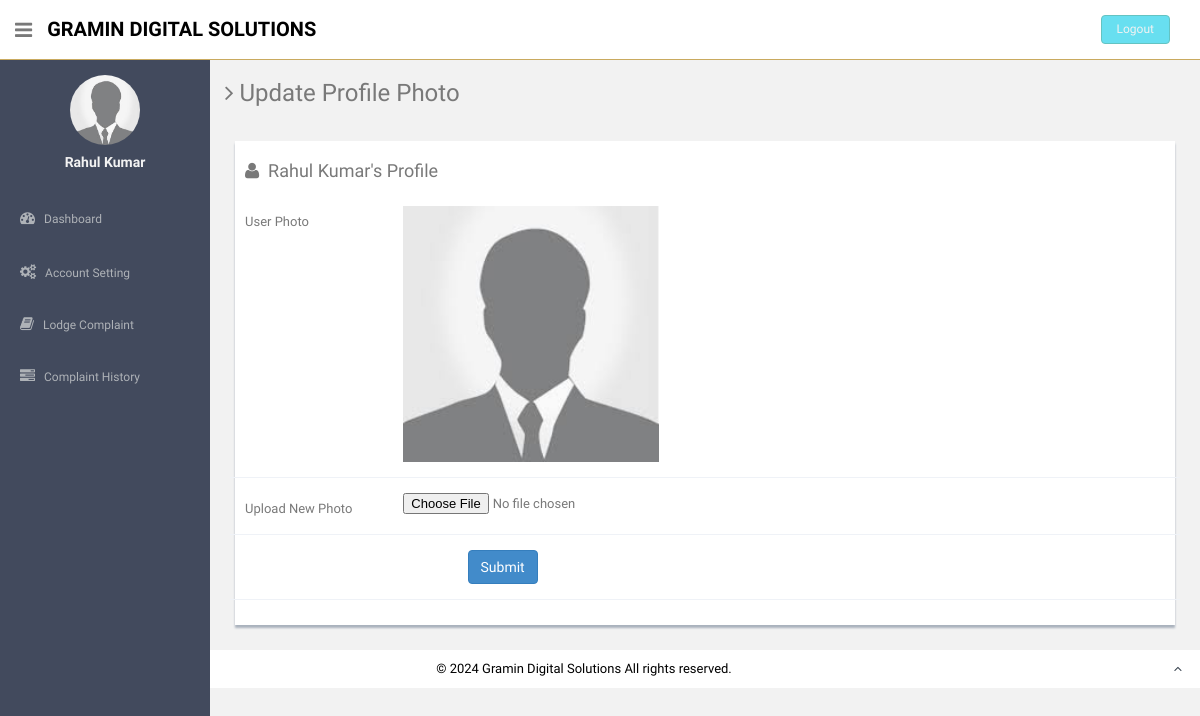
Page /users/update-image.php (signed in) on the committed database.
### tables this page shows
CREATE TABLE IF NOT EXISTS `users` (
  `id` int(11) NOT NULL AUTO_INCREMENT,
  `fullName` varchar(255) DEFAULT NULL,
  `userEmail` varchar(255) DEFAULT NULL,
  `password` varchar(255) DEFAULT NULL,
  `contactNo` bigint(11) DEFAULT NULL,
  `address` tinytext DEFAULT NULL,
  `State` varchar(255) DEFAULT NULL,
  `country` varchar(255) DEFAULT NULL,
  `pincode` int(6) DEFAULT NULL,
  `userImage` varchar(255) DEFAULT NULL,
  `regDate` timestamp NOT NULL DEFAULT current_timestamp(),
  `updationDate` timestamp NULL DEFAULT '0000-00-00 00:00:00' ON UPDATE current_timestamp(),
  `status` int(1) DEFAULT NULL,
  PRIMARY KEY (`id`)
);

### users/update-image.php (the view, shortened to what this page needs)
<?php
include('includes/config.php');
if(strlen($_SESSION['login'])==0)
  {
header('location:index.php');
}
else{
?>
<!DOCTYPE html>
<html lang="en">
  <head>
    <link href="assets/css/bootstrap.css" rel="stylesheet">
    <link href="assets/font-awesome/css/font-awesome.css" rel="stylesheet" />
    <link rel="stylesheet" type="text/css" href="assets/js/bootstrap-datepicker/css/datepicker.css" />
    <link rel="stylesheet" type="text/css" href="assets/js/bootstrap-daterangepicker/daterangepicker.css" />
    <link href="assets/css/style.css" rel="stylesheet">
    <link href="assets/css/style-responsive.css" rel="stylesheet">
  </head>
  <body>
  <section id="container" >
     <?php include("includes/header.php");?>
      <?php include("includes/sidebar.php");?>
      <section id="main-content">
          <section class="wrapper">
          	<h3><i class="fa fa-angle-right"></i> Update  Profile Photo</h3>
          	<div class="row mt">
          		<div class="col-lg-12">
                  <div class="form-panel">
 <?php $query=mysqli_query($con,"select * from users where userEmail='".$_SESSION['login']."'");
 while($row=mysqli_fetch_array($query))
 {
 ?>
  <h4 class="mb"><i class="fa fa-user"></i>&nbsp;&nbsp;<?php echo htmlentities($row['fullName']);?>'s Profile</h4>
                      <form class="form-horizontal style-form" enctype="multipart/form-data"  method="post" name="profile" >
<div class="form-group">
<label class="col-sm-2 col-sm-2 control-label">User Photo</label>
<div class="col-sm-4">
<?php $userphoto=$row['userImage'];
if($userphoto==""):
?>
<img src="userimages/noimage.png" width="256" height="256" >
<?php else:?>
	<img src="userimages/<?php echo htmlentities($userphoto);?>" width="256" height="256">
<?php endif;?>
</div>
</div>
<div class="form-group">
<label class="col-sm-2 col-sm-2 control-label">Upload New Photo</label>
<div class="col-sm-4">
<input type="file" name="image"  required />
</div>
</div>
<?php } ?>
                          <div class="form-group">
                           <div class="col-sm-10" style="padding-left:25% ">
<button type="submit" name="submit" class="btn btn-primary">Submit</button>
</div>
</div>
                          </form>
                          </div>
                          </div>
                          </div>
		</section>
      </section>
    <?php include("includes/footer.php");?>
  </section>
  </body>
</html>
<?php } ?>

### users/includes/sidebar.php (shortened to what this page needs)
<aside>
          <div id="sidebar"  class="nav-collapse ">
              <ul class="sidebar-menu" id="nav-accordion">
                              <?php $query=mysqli_query($con,"select fullName,userImage from users where userEmail='".$_SESSION['login']."'");
 while($row=mysqli_fetch_array($query))
 {
 ?>
                  <p class="centered"><a href="profile.php">
<?php $userphoto=$row['userImage'];
if($userphoto==""):
?>
<img src="userimages/noimage.png"  class="img-circle" width="70" height="70" >
<?php else:?>
  <img src="userimages/<?php echo htmlentities($userphoto);?>" class="img-circle" width="70" height="70">
<?php endif;?>
</a>
</p>
                  <h5 class="centered"><?php echo htmlentities($row['fullName']);?></h5>
                  <?php } ?>
                  <li class="mt">
                      <a href="dashboard.php">
                          <i class="fa fa-dashboard"></i>
                          <span>Dashboard</span>
                      </a>
                  </li>
                  <li class="sub-menu">
                      <a href="javascript:;" >
                          <i class="fa fa-cogs"></i>
                          <span>Account Setting</span>
                      </a>
                  </li>
                  <li class="sub-menu">
                      <a href="register-complaint.php" >
                          <i class="fa fa-book"></i>
                          <span>Lodge Complaint</span>
                      </a>
                    </li>
                  <li class="sub-menu">
                      <a href="complaint-history.php" >
                          <i class="fa fa-tasks"></i>
                          <span>Complaint History</span>
                      </a>
                  </li>
              </ul>
          </div>
      </aside>

### users/assets/css/style.css (style rules this page uses)
body { color: #797979; background: #f2f2f2; font-family: 'Ruda', sans-serif; padding: 0px !important; margin: 0px !important; font-size:13px; }
ul li { list-style: none; }
a, a:hover, a:focus { text-decoration: none; outline: none; }
#container { width: 100%; height: 100%; }
.centered { text-align: center; }
.mt { margin-top: 25px; }
.mb { margin-bottom: 25px; }
#sidebar { width: 210px; height: 100%; position: fixed; background: #424a5d; }
#sidebar h5 { color: #f2f2f2; font-weight: 700; }
#sidebar ul li { position: relative; }
ul.sidebar-menu , ul.sidebar-menu li ul.sub { margin: -2px 0 0; padding: 0; }
ul.sidebar-menu { margin-top: 75px; }
ul.sidebar-menu li { margin-bottom: 5px; margin-left:10px; margin-right:10px; }
ul.sidebar-menu li.sub-menu { line-height: 15px; }
ul.sidebar-menu li a span { display: inline-block; }
ul.sidebar-menu li a { color: #aeb2b7; text-decoration: none; display: block; padding: 15px 0 15px 10px; font-size: 12px; outline: none; -webkit-transition: all 0.3s ease; -moz-transition: all 0.3s ease; -o-transition: all 0.3s ease; -ms-transition: all 0.3s ease; transition: all 0.3s ease; }
ul.sidebar-menu li a i { font-size: 15px; padding-right: 6px; }
#main-content { margin-left: 210px; }
.wrapper { display: inline-block; margin-top: 60px; padding-left: 15px; padding-right: 15px; padding-bottom: 15px; padding-top: 0px; width: 100%; }
.form-panel { background: #ffffff; margin: 10px; padding: 10px; box-shadow: 0px 3px 2px #aab2bd; text-align: left; }
label { font-weight: 400; }
.form-horizontal.style-form .form-group { border-bottom: 1px solid #eff2f7; padding-bottom: 15px; margin-bottom: 15px; }
@media (min-width: 768px) { .form-horizontal .control-label { text-align: left; } }

### rows in the picture
users: userImage (picture), fullName "Rahul Kumar"
